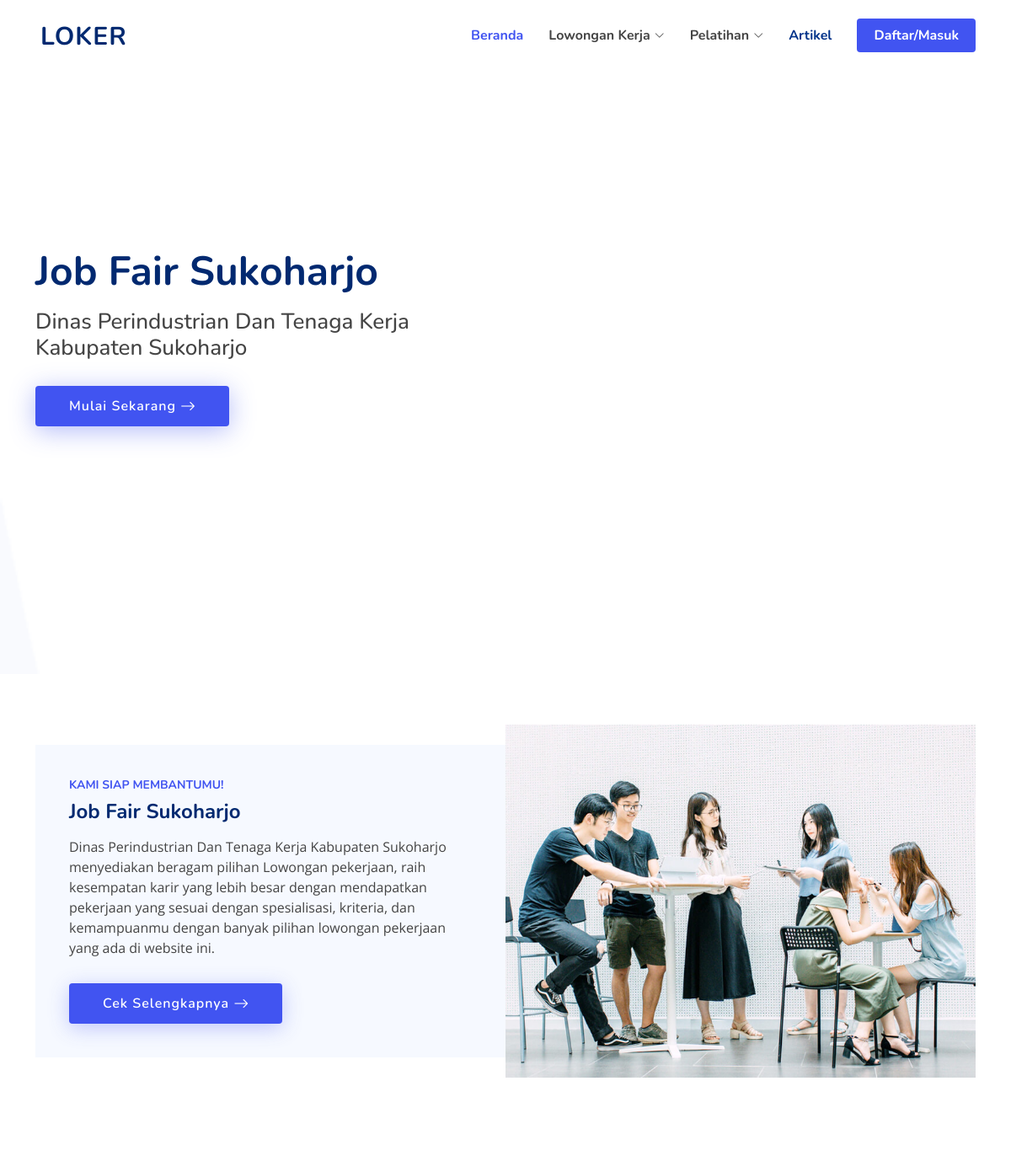
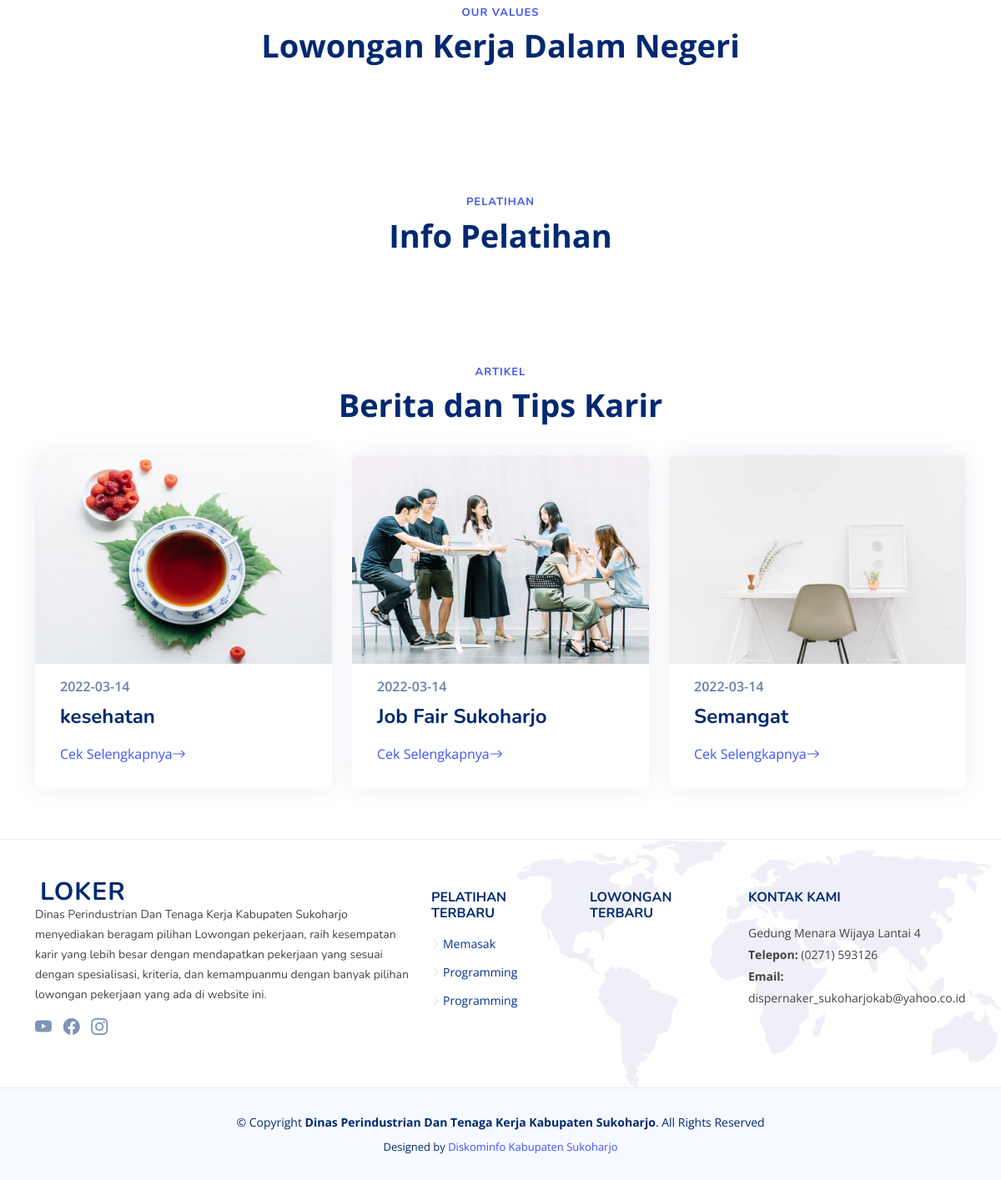
The page / on the database its author committed (2 pictures, top to bottom).
### tables this page shows
CREATE TABLE `setting` (
  `web` varchar(99) NOT NULL,
  `logo` varchar(99) NOT NULL,
  `alamat` text NOT NULL,
  `telp` varchar(15) NOT NULL,
  `email` varchar(99) NOT NULL,
  `yt` varchar(99) NOT NULL,
  `ig` varchar(99) NOT NULL,
  `fb` varchar(99) NOT NULL
);

CREATE TABLE `artikel` (
  `id_artikel` int(11) NOT NULL AUTO_INCREMENT,
  `slug` varchar(99) NOT NULL,
  `judul` varchar(99) NOT NULL,
  `id_user` int(11) NOT NULL,
  `id_kategori` int(11) NOT NULL,
  `keterangan` text NOT NULL,
  `date` date NOT NULL,
  `views` int(11) NOT NULL,
  `gambar` varchar(99) NOT NULL,
  PRIMARY KEY (`id_artikel`),
  KEY `id_user` (`id_user`),
  KEY `id_kategori` (`id_kategori`),
  CONSTRAINT `artikel_ibfk_1` FOREIGN KEY (`id_user`) REFERENCES `user` (`id_user`) ON DELETE CASCADE ON UPDATE CASCADE,
  CONSTRAINT `artikel_ibfk_2` FOREIGN KEY (`id_kategori`) REFERENCES `kategori` (`id_kategori`) ON DELETE CASCADE ON UPDATE CASCADE
);

CREATE TABLE `pelatihan` (
  `id_pelatihan` int(11) NOT NULL AUTO_INCREMENT,
  `kategori` varchar(20) NOT NULL,
  `nama_pelatihan` varchar(99) NOT NULL,
  `jumlah_peserta` varchar(50) DEFAULT NULL,
  `tanggal_mulai` date DEFAULT NULL,
  `tanggal_selesai` date NOT NULL,
  `deskripsi_pelatihan` text NOT NULL,
  `alamat` varchar(150) NOT NULL,
  `jam` varchar(15) NOT NULL,
  `id_user` int(11) NOT NULL,
  `sertifikat` varchar(100) NOT NULL,
  `date` datetime DEFAULT NULL,
  PRIMARY KEY (`id_pelatihan`)
);

### application/controllers/Home.php (called while the page is built, shortened)
<?php
class Home extends CI_Controller {
    public function __construct()
    {
        $this->load->model('main_model');
        $this->load->model('model_register');
        $this->load->model('model_artikel');
        $this->load->model('model_footer');
        $this->load->model('model_lupapassword');
    }
    public function index()
    {
        $this->load->view('frontend/header');
        $this->load->view('frontend/index');
        $this->load->view('frontend/footer');
    }
}

### index.php (called while the page is built, shortened)
<?php
require_once BASEPATH.'core/CodeIgniter.php';

### application/models/Model_footer.php (called while the page is built, shortened)
<?php
class Model_footer extends CI_Model {
     function get_pelatihan_footer(){
        $q=$this->db->query("select * from pelatihan where kategori='umum' order by id_pelatihan desc limit 5");
        return $q;
    }
}

### application/views/frontend/index.php (the view, shortened to what this page needs)
<section id="hero" class="hero d-flex align-items-center">
  <div class="container">
   <div class="row">
      <div class="col-lg-6 d-flex flex-column justify-content-center">
        <h1 data-aos="fade-up">Job Fair Sukoharjo</h1>
        <h2 data-aos="fade-up" data-aos-delay="400">Dinas Perindustrian Dan Tenaga Kerja Kabupaten Sukoharjo</h2>
        <div data-aos="fade-up" data-aos-delay="600">
          <div class="text-center text-lg-start">
            <a href="home/login" class="btn-get-started scrollto d-inline-flex align-items-center justify-content-center align-self-center">
              <span>Mulai Sekarang</span>
              <i class="bi bi-arrow-right"></i>
            </a>
          </div>
        </div>
      </div>
      <div class="col-lg-6 hero-img" data-aos="zoom-out" data-aos-delay="200">
      </div>
    </div>
  </div>
</section>
<main id="main">
  <section id="about" class="about">
    <div class="container" data-aos="fade-up">
      <div class="row gx-0">
        <div class="col-lg-6 d-flex flex-column justify-content-center" data-aos="fade-up" data-aos-delay="200">
          <div class="content">
            <h3>Kami Siap Membantumu!</h3>
            <h2>Job Fair Sukoharjo</h2>
            <p>
              Dinas Perindustrian Dan Tenaga Kerja Kabupaten Sukoharjo menyediakan beragam pilihan Lowongan
              pekerjaan, raih kesempatan karir yang lebih besar dengan mendapatkan pekerjaan yang sesuai dengan
              spesialisasi, kriteria, dan kemampuanmu dengan banyak pilihan lowongan pekerjaan yang ada di website ini.
            </p>
            <div class="text-center text-lg-start">
              <a href="artikel/detailartikel/job-fair-sukoharjo" class="btn-read-more d-inline-flex align-items-center justify-content-center align-self-center">
                <span>Cek Selengkapnya</span>
                <i class="bi bi-arrow-right"></i>
              </a>
            </div>
          </div>
        </div>
        <div class="col-lg-6 d-flex align-items-center" data-aos="zoom-out" data-aos-delay="200">
          <img src="frontend/img/about.jpg" class="img-fluid" alt="">
        </div>
      </div>
    </div>
  </section>
  <section id="values" class="values">
    <div class="container" data-aos="fade-up">
      <header class="section-header">
        <h2>Our Values</h2>
        <p>Lowongan Kerja Dalam Negeri</p>
      </header>
    </div>
  </section>
  <section id="pricing" class="pricing">
    <div class="container" data-aos="fade-up">
      <header class="section-header">
        <h2>Pelatihan</h2>
        <p>Info Pelatihan</p>
      </header>
    </div>
  </section>
  <section id="recent-blog-posts" class="recent-blog-posts">
    <div class="container" data-aos="fade-up">
      <header class="section-header">
        <h2>Artikel</h2>
        <p>Berita dan Tips Karir</p>
      </header>
      <div class="row">
      <?php
           $q=$this->db->query("select artikel.* from artikel  order by id_artikel desc limit 3");
          foreach($q->result() as $row){
      ?>
        <div class="col-lg-4">
          <div class="post-box">
            <div class="post-img"><img src="image/<?php echo $row->gambar?>" style="width:600px;height:250px;" class="img-fluid" alt=""></div>
            <span class="post-date"href="home/detailartikel/<?php echo $row->slug?>"><time datetime="2020-01-01"><?php echo $row->date?></time></span>
            <h3 class="post-title" href="home/detailartikel/<?php echo $row->slug?>"><?php echo $row->judul?></h3>
            <a href="artikel/detailartikel/<?php echo $row->slug?>">Cek Selengkapnya</span><i class="bi bi-arrow-right"></i></a>
          </div>
        </div>
      <?php } ?>
      </div>
    </div>
  </section>
</main>

### application/views/frontend/header.php (shortened to what this page needs)
<?php
$setting = $this->db->get('setting');
$row = $setting->row();
?>
<!DOCTYPE html>
<html lang="en">
<head>
  <link href="frontend/vendor/aos/aos.css" rel="stylesheet">
  <link href="frontend/vendor/bootstrap/css/bootstrap.min.css" rel="stylesheet">
  <link href="frontend/vendor/bootstrap-icons/bootstrap-icons.css" rel="stylesheet">
  <link href="frontend/vendor/glightbox/css/glightbox.min.css" rel="stylesheet">
  <link href="frontend/vendor/remixicon/remixicon.css" rel="stylesheet">
  <link href="frontend/vendor/swiper/swiper-bundle.min.css" rel="stylesheet">
  <link href="frontend/css/style.css" rel="stylesheet">
  <link rel="stylesheet" href="https://pro.fontawesome.com/releases/v5.10.0/css/all.css"/>
  <link rel="stylesheet" href="assets/bundles/select2/dist/css/select2.min.css">
</head>
<body <?php echo isset($ngapp) ? $ngapp : null; ?>>
  <header id="header" class="header fixed-top">
    <div class="container-fluid container-xl d-flex align-items-center justify-content-between">
      <a href="home/index" class="logo d-flex align-items-center">
        <span><?php echo $row->web ?></span>
      </a>
      <nav id="navbar" class="navbar">
        <ul>
          <li><a class="nav-link scrollto" href="#hero">Beranda</a></li>
          <li class="dropdown"><a><span>Lowongan Kerja</span> <i class="bi bi-chevron-down"></i></a>
          </li>
          <li class="dropdown"><a><span>Pelatihan</span> <i class="bi bi-chevron-down"></i></a>
          </li>
          <li><a class="nav-link scrollto" href="artikel/artikel">Artikel</a></li>
          <li><a class="getstarted scrollto" href="home/login">Daftar/Masuk</a></li>
        </ul>
      </nav>
    </div>
  </header>

### application/views/frontend/footer.php (shortened to what this page needs)
<?php
$setting = $this->db->get('setting');
$row = $setting->row();
?>
  <footer id="footer" class="footer">
    <div class="footer-top">
      <div class="container">
        <div class="row gy-4">
          <div class="col-lg-5 col-md-12 footer-info">
            <a href="index.html" class="logo d-flex align-items-center">
              <span><?php echo $row->web ?></span>
            </a>
            <p>Dinas Perindustrian Dan Tenaga Kerja Kabupaten Sukoharjo menyediakan beragam pilihan Lowongan pekerjaan, raih kesempatan karir yang lebih besar dengan mendapatkan pekerjaan yang sesuai dengan spesialisasi, kriteria, dan kemampuanmu dengan banyak pilihan lowongan pekerjaan yang ada di website ini.</p>
            <div class="social-links mt-3">
              <a href="<?php echo $row->yt ?>" class="twitter"><i class="bi bi-youtube"></i></a>
              <a href="<?php echo $row->fb ?>" class="facebook"><i class="bi bi-facebook"></i></a>
              <a href="<?php echo $row->ig ?>" class="instagram"><i class="bi bi-instagram"></i></a>
            </div>
          </div>
          <div class="col-lg-2 col-6 footer-links">
            <h4>Pelatihan Terbaru</h4>
            <ul>
               <?php
              $q = $this->model_footer->get_pelatihan_footer();
              foreach($q->result() as $xrowx){
              ?>
              <li><i class="bi bi-chevron-right"></i> <a target="_blank" href="home/pelatihanumum"><?php echo $xrowx->nama_pelatihan ?></a></li>
               <?php } ?>
            </ul>
          </div>
          <div class="col-lg-2 col-6 footer-links">
            <h4>Lowongan Terbaru</h4>
          </div>
          <div class="col-lg-3 col-md-12 footer-contact text-center text-md-start">
            <h4>Kontak Kami</h4>
            <p>
              <?php echo $row->alamat ?><br>
              <strong>Telepon:</strong> <?php echo $row->telp ?><br>
              <strong>Email:</strong> <?php echo $row->email ?><br>
            </p>
          </div>
        </div>
      </div>
    </div>
    <div class="container">
      <div class="copyright">
        &copy; Copyright <strong><span>Dinas Perindustrian Dan Tenaga Kerja Kabupaten Sukoharjo</span></strong>. All Rights Reserved
      </div>
      <div class="credits">
        Designed by <a href="https://bootstrapmade.com/">Diskominfo Kabupaten Sukoharjo</a>
      </div>
    </div>
  </footer>
</body>
</html>

### rows shown on the page
setting: web "LOKER", alamat "Gedung Menara Wijaya Lantai 4", telp "(0271) 593126", email "dispernaker_sukoharjokab@yahoo.co.id"
artikel: gambar (picture), date "2022-03-14", judul "kesehatan"
artikel: gambar (picture), date "2022-03-14", judul "Job Fair Sukoharjo"
artikel: gambar (picture), date "2022-03-14", judul "Semangat"
pelatihan: nama_pelatihan "Memasak"
pelatihan: nama_pelatihan "Programming"
pelatihan: nama_pelatihan "Programming"
